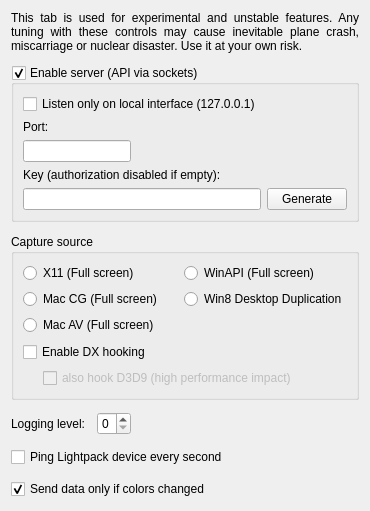
      <widget class="QWidget" name="tabExperimental">
       <property name="sizePolicy">
        <sizepolicy hsizetype="Fixed" vsizetype="Preferred">
         <horstretch>0</horstretch>
         <verstretch>0</verstretch>
        </sizepolicy>
       </property>
       <attribute name="title">
        <string>Experimental</string>
       </attribute>
       <layout class="QVBoxLayout" name="verticalLayout_3" stretch="0,0,0,0,0,0,0">
        <property name="spacing">
         <number>12</number>
        </property>
        <item>
         <widget class="QLabel" name="label_DevTabWarning">
          <property name="text">
           <string>&lt;html&gt;&lt;head/&gt;&lt;body&gt;&lt;p&gt;This tab is used for experimental and unstable features. Any tuning with these controls may cause inevitable plane crash, miscarriage or nuclear disaster. Use it at your own risk.&lt;/p&gt;&lt;/body&gt;&lt;/html&gt;</string>
          </property>
          <property name="scaledContents">
           <bool>false</bool>
          </property>
          <property name="alignment">
           <set>Qt::AlignJustify|Qt::AlignVCenter</set>
          </property>
          <property name="wordWrap">
           <bool>true</bool>
          </property>
         </widget>
        </item>
        <item>
         <widget class="QGroupBox" name="groupBox_Api">
          <property name="sizePolicy">
           <sizepolicy hsizetype="Preferred" vsizetype="Fixed">
            <horstretch>0</horstretch>
            <verstretch>0</verstretch>
           </sizepolicy>
          </property>
          <property name="styleSheet">
           <string notr="true"/>
          </property>
          <property name="title">
           <string>Enable server (API via sockets)</string>
          </property>
          <property name="checkable">
           <bool>true</bool>
          </property>
          <property name="checked">
           <bool>true</bool>
          </property>
          <layout class="QGridLayout" name="gridLayout_3">
           <item row="0" column="0">
            <widget class="QCheckBox" name="checkBox_listenOnlyOnLoInterface">
             <property name="text">
              <string>Listen only on local interface (127.0.0.1)</string>
             </property>
            </widget>
           </item>
           <item row="2" column="0">
            <widget class="QLineEdit" name="lineEdit_ApiPort">
             <property name="sizePolicy">
              <sizepolicy hsizetype="Fixed" vsizetype="Fixed">
               <horstretch>0</horstretch>
               <verstretch>0</verstretch>
              </sizepolicy>
             </property>
            </widget>
           </item>
           <item row="1" column="0">
            <widget class="QLabel" name="label_ApiPort">
             <property name="styleSheet">
              <string notr="true">margin-top: .1em</string>
             </property>
             <property name="text">
              <string>Port:</string>
             </property>
             <property name="buddy">
              <cstring>lineEdit_ApiPort</cstring>
             </property>
            </widget>
           </item>
           <item row="5" column="2">
            <widget class="QPushButton" name="pushButton_GenerateNewApiKey">
             <property name="text">
              <string>Generate</string>
             </property>
            </widget>
           </item>
           <item row="5" column="0">
            <widget class="QLineEdit" name="lineEdit_ApiKey">
             <property name="minimumSize">
              <size>
               <width>0</width>
               <height>20</height>
              </size>
             </property>
             <property name="baseSize">
              <size>
               <width>0</width>
               <height>20</height>
              </size>
             </property>
             <property name="toolTip">
              <string>Copy and paste this key into the application using the API, for authorization on the server</string>
             </property>
             <property name="styleSheet">
              <string notr="true"/>
             </property>
             <property name="maxLength">
              <number>40</number>
             </property>
             <property name="readOnly">
              <bool>false</bool>
             </property>
            </widget>
           </item>
           <item row="4" column="0">
            <widget class="QLabel" name="label_ApiKey">
             <property name="styleSheet">
              <string notr="true">margin-top:0</string>
             </property>
             <property name="text">
              <string>Key (authorization disabled if empty):</string>
             </property>
             <property name="buddy">
              <cstring>lineEdit_ApiKey</cstring>
             </property>
            </widget>
           </item>
          </layout>
         </widget>
        </item>
        <item>
         <widget class="QGroupBox" name="groupBox">
          <property name="sizePolicy">
           <sizepolicy hsizetype="MinimumExpanding" vsizetype="MinimumExpanding">
            <horstretch>0</horstretch>
            <verstretch>0</verstretch>
           </sizepolicy>
          </property>
          <property name="title">
           <string>Capture source</string>
          </property>
          <layout class="QVBoxLayout" name="verticalLayout_11">
           <item>
            <layout class="QHBoxLayout" name="horizontalLayout_6">
             <item>
              <layout class="QVBoxLayout" name="verticalLayout_9">
               <item>
                <widget class="QRadioButton" name="radioButton_GrabX11">
                 <property name="text">
                  <string notr="true">X11 (Full screen)</string>
                 </property>
                </widget>
               </item>
               <item>
                <widget class="QRadioButton" name="radioButton_GrabMacCoreGraphics">
                 <property name="text">
                  <string notr="true">Mac CG (Full screen)</string>
                 </property>
                </widget>
               </item>
               <item>
                <widget class="QRadioButton" name="radioButton_GrabMacAVFoundation">
                 <property name="text">
                  <string>Mac AV (Full screen)</string>
                 </property>
                </widget>
               </item>
               <item>
                <spacer name="verticalSpacer_6">
                 <property name="orientation">
                  <enum>Qt::Vertical</enum>
                 </property>
                 <property name="sizeHint" stdset="0">
                  <size>
                   <width>20</width>
                   <height>1</height>
                  </size>
                 </property>
                </spacer>
               </item>
              </layout>
             </item>
             <item>
              <layout class="QVBoxLayout" name="verticalLayout_10">
               <item>
                <widget class="QRadioButton" name="radioButton_GrabWinAPI">
                 <property name="text">
                  <string notr="true">WinAPI (Full screen)</string>
                 </property>
                </widget>
               </item>
               <item>
                <widget class="QRadioButton" name="radioButton_GrabDDupl">
                 <property name="text">
                  <string>Win8 Desktop Duplication</string>
                 </property>
                </widget>
               </item>
               <item>
                <spacer name="verticalSpacer">
                 <property name="orientation">
                  <enum>Qt::Vertical</enum>
                 </property>
                 <property name="sizeHint" stdset="0">
                  <size>
                   <width>20</width>
                   <height>1</height>
                  </size>
                 </property>
                </spacer>
               </item>
              </layout>
             </item>
            </layout>
           </item>
           <item>
            <widget class="QCheckBox" name="checkBox_EnableDx1011Capture">
             <property name="text">
              <string>Enable DX hooking</string>
             </property>
             <property name="icon">
              <iconset resource="../res/LightpackResources.qrc">
               <normaloff>:/icons/uac-shield.png</normaloff>:/icons/uac-shield.png</iconset>
             </property>
            </widget>
           </item>
           <item>
            <layout class="QHBoxLayout" name="horizontalLayout_9">
             <item>
              <spacer name="horizontalSpacer_4">
               <property name="orientation">
                <enum>Qt::Horizontal</enum>
               </property>
               <property name="sizeType">
                <enum>QSizePolicy::Fixed</enum>
               </property>
               <property name="sizeHint" stdset="0">
                <size>
                 <width>20</width>
                 <height>0</height>
                </size>
               </property>
              </spacer>
             </item>
             <item>
              <widget class="QCheckBox" name="checkBox_EnableDx9Capture">
               <property name="enabled">
                <bool>false</bool>
               </property>
               <property name="text">
                <string>also hook D3D9 (high performance impact)</string>
               </property>
              </widget>
             </item>
            </layout>
           </item>
          </layout>
         </widget>
        </item>
        <item>
         <layout class="QHBoxLayout" name="horizontalLayout_5">
          <item>
           <widget class="QLabel" name="label_LoggingLevel">
            <property name="text">
             <string>Logging level:</string>
            </property>
            <property name="buddy">
             <cstring>spinBox_LoggingLevel</cstring>
            </property>
           </widget>
          </item>
          <item>
           <widget class="QSpinBox" name="spinBox_LoggingLevel">
            <property name="maximum">
             <number>3</number>
            </property>
           </widget>
          </item>
          <item>
           <spacer name="horizontalSpacer_2">
            <property name="orientation">
             <enum>Qt::Horizontal</enum>
            </property>
            <property name="sizeHint" stdset="0">
             <size>
              <width>40</width>
              <height>20</height>
             </size>
            </property>
           </spacer>
          </item>
         </layout>
        </item>
        <item>
         <widget class="QCheckBox" name="checkBox_PingDeviceEverySecond">
          <property name="text">
           <string>Ping Lightpack device every second</string>
          </property>
         </widget>
        </item>
        <item>
         <widget class="QCheckBox" name="checkBox_SendDataOnlyIfColorsChanges">
          <property name="text">
           <string>Send data only if colors changed</string>
          </property>
          <property name="checked">
           <bool>true</bool>
          </property>
         </widget>
        </item>
        <item>
         <spacer name="verticalSpacer_4">
          <property name="orientation">
           <enum>Qt::Vertical</enum>
          </property>
          <property name="sizeType">
           <enum>QSizePolicy::Expanding</enum>
          </property>
          <property name="sizeHint" stdset="0">
           <size>
            <width>20</width>
            <height>1</height>
           </size>
          </property>
         </spacer>
        </item>
       </layout>
      </widget>
